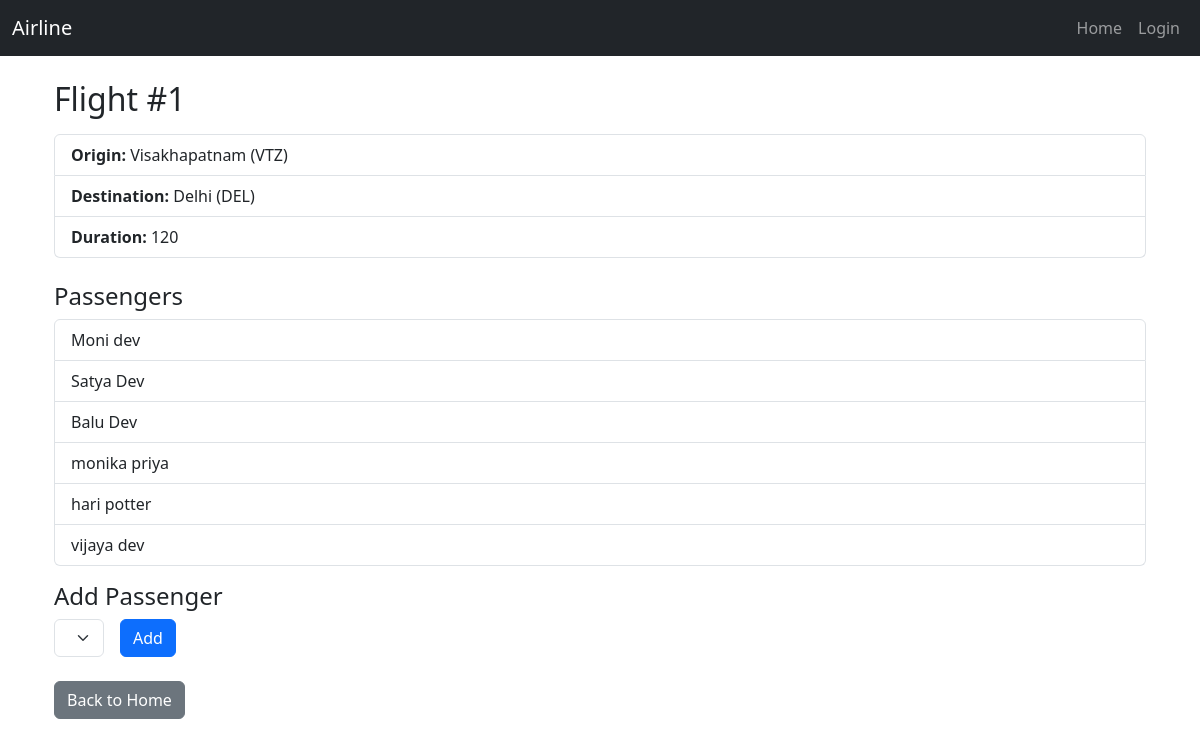
The page /flights/1 on the database its author committed.
### flights/models.py (models this page shows, shortened)
class Flight(models.Model):
    origin=models.ForeignKey(Airport, on_delete=models.CASCADE, related_name="departures")
    destination=models.ForeignKey(Airport, on_delete=models.CASCADE, related_name="arrivals")
    duration=models.IntegerField()

class Airport(models.Model):
    code=models.CharField(max_length=3)
    city=models.CharField(max_length=64)
    def __str__(self):
        return f"{self.city} ({self.code})"

class Passenger(models.Model):
    first=models.CharField(max_length=64)
    last=models.CharField(max_length=64)
    flights= models.ManyToManyField(Flight, blank=True, related_name="passengers")
    def __str__(self):
        return f"{self.first} {self.last}"

### flights/views.py (the view)
# urls.py: path("<int:flight_id>", views.flight, name="flight"),
def flight(request, flight_id):
    flight= Flight.objects.get(id=flight_id)
    return render(request,"flights/flight.html",{
        "flight":flight,
        "passengers":flight.passengers.all(),
        "non_passengers":Passenger.objects.exclude(flights=flight).all()
    })

### flights/templates/flights/flight.html (shortened to what this page needs)
{% extends "flights/layout.html" %}
{% block body %}
<div class="container my-4">
    <h2 class="mb-3">Flight #{{ flight.id }}</h2>
    <ul class="list-group mb-4">
        <li class="list-group-item"><strong>Origin:</strong> {{ flight.origin }}</li>
        <li class="list-group-item"><strong>Destination:</strong> {{ flight.destination }}</li>
        <li class="list-group-item"><strong>Duration:</strong> {{ flight.duration }}</li>
    </ul>
    <h4>Passengers</h4>
    <ul class="list-group mb-3">
        {% for passenger in passengers %}
            <li class="list-group-item">{{ passenger }}</li>
        {% empty %}
            <li class="list-group-item text-muted">No passengers</li>
        {% endfor %}
    </ul>
    <h4>Add Passenger</h4>
    <form action="{% url 'book' flight.id %}" method="post" class="row g-3 align-items-center mb-3">
        <div class="col-auto">
            <select name="passenger" class="form-select">
            </select>
        </div>
        <div class="col-auto">
            <input type="submit" class="btn btn-primary" value="Add">
        </div>
    </form>
    <a href="{% url 'index' %}" class="btn btn-secondary mt-2">Back to Home</a>
</div>
{% endblock %}

### rows shown on the page
Flight: id "1", origin "Visakhapatnam (VTZ)", destination "Delhi (DEL)", duration "120"
Passenger: first+last "Moni dev"
Passenger: first+last "Satya Dev"
Passenger: first+last "Balu Dev"
Passenger: first+last "monika priya"
Passenger: first+last "hari potter"
Passenger: first+last "vijaya dev"
